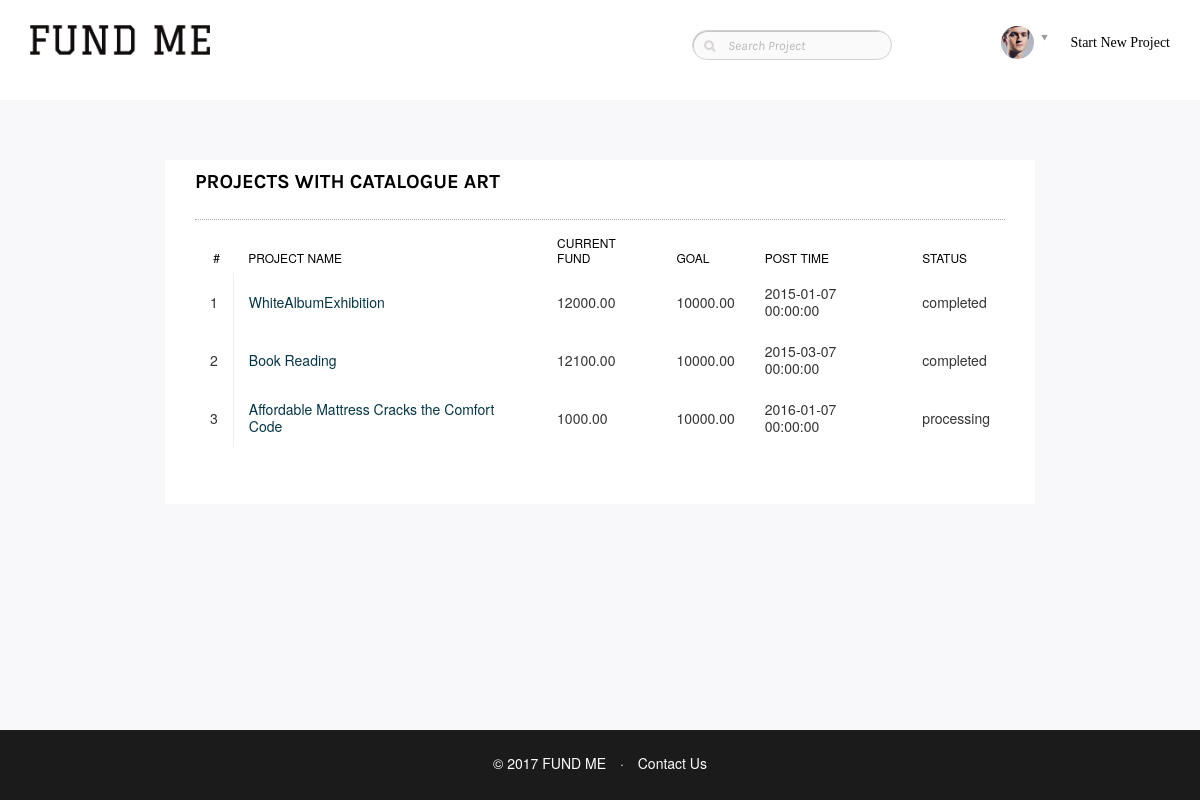
/db/cataloguedprojects.php?cat=art (signed in), run on the app's committed database.
### tables this page shows
CREATE TABLE `catalogued` (
  `catname` varchar(20) NOT NULL,
  `pid` INT UNSIGNED NOT NULL,
  PRIMARY KEY (`catname`,`pid`),
  CONSTRAINT `catalogued_ibfk_1` FOREIGN KEY (`catname`) REFERENCES `catalogue` (`catname`),
  CONSTRAINT `catalogued_ibfk_2` FOREIGN KEY (`pid`) REFERENCES `projects` (`pid`)
);

CREATE TABLE `projects` (
  `pid` INT UNSIGNED AUTO_INCREMENT NOT NULL,
  `pname` varchar(100) DEFAULT NULL,
  `pdescription` text DEFAULT NULL,
  `uid` varchar(40) NOT NULL,
  `minfund` decimal(10,2) DEFAULT NULL,
  `maxfund` decimal(10,2) DEFAULT NULL,
  `curfund` decimal(10,2) DEFAULT 0,
  `posttime` datetime NOT NULL,
  `endtime` datetime NOT NULL,
  `plannedtime` datetime NOT NULL,
  `completetime` datetime DEFAULT NULL,
  `pstatus` varchar(40) DEFAULT NULL,
  `creditcard` varchar(40) DEFAULT NULL,
  `filename` varchar(40) DEFAULT NULL,
  PRIMARY KEY (`pid`),
  CONSTRAINT `projects_ibfk_1` FOREIGN KEY (`uid`, `creditcard`) REFERENCES `cards` (`uid`,`cnumber`)
);

### db/helperfunction.inc (called while the page is built, shortened)
<?php
function getCataloguedProjects($mysqli, $catname) {
    $res = array();
    if ($stmt = $mysqli->prepare("select pid, pname, minfund,curfund,posttime,pstatus  from Project.Catalogued natural join Project.projects where catname=?")) {
        $stmt->bind_param('s', $catname);
        $stmt->execute();
        $stmt->bind_result($catpid, $catpname, $min, $cur, $posttime, $pstat);
        try {
            while ($stmt->fetch()) {
                array_push($res, array($catpid, $catpname, $min, $cur, $posttime, $pstat));
            }
        } catch (mysqli_sql_exception $e) {
            echo $e;
        } finally {
            $stmt->close();
        }
        return $res;
    }
}

### db/cataloguedprojects.php (the view, shortened to what this page needs)
<?php
require "helperfunction.inc";
$mysqli = new mysqli("localhost", "root", "123456", "", 3306);
if (isset($_SERVER["QUERY_STRING"])) {
    $catname = explode("=", $_SERVER["QUERY_STRING"])[1];
    if(isExistCatname($mysqli, $catname)) {
        $catres = getCataloguedProjects($mysqli, $catname);
    } else header("Location:404.php");
} else header("Location:404.php");
?>
<!DOCTYPE html>
<html lang="en">
<head>
    <link href="assets/css/bootstrap.min.css" rel="stylesheet">
    <link href="assets/css/bootstrap-theme.css" rel="stylesheet">
    <link href="assets/css/language-selector-remove-able-css.css" rel="stylesheet">
    <link href="assets/css/flexslider.css" rel="stylesheet">
    <link href="assets/css/style.css" rel="stylesheet">
    <link href="assets/css/plugin.css" rel="stylesheet">
    <link href="assets/css/responsive.css" rel="stylesheet">
    <link href="assets/css/menu.css" rel="stylesheet">
    <link href="assets/css/color.css" rel="stylesheet">
    <link href="assets/css/iconmoon.css" rel="stylesheet">
    <link href="assets/css/themetypo.css" rel="stylesheet">
    <link href="assets/css/widget.css" rel="stylesheet">
    <link rel="stylesheet" href="https://maxcdn.bootstrapcdn.com/bootstrap/3.3.7/css/bootstrap.min.css" />
</head>
<body>
<div class="wrapper">
    <?php require "header.php";?>
    <main id="main-content">
        <div class="main-section">
            <div class="page-section">
                <div class="profile-pages">
                    <div class="container">
                        <div class="row">
                            <div class="section-fullwidth col-lg-12">
                                <div class="cs-content-holder">
                                    <div class="row">
                                        <div class="cause-holder">
                                            <div class="col-lg-12">
                                                <div class="profile-block">
                                                    <div class="cs-profile-area">
                                                        <div class="cs-title">
                                                            <h4>PROJECTS WITH CATALOGUE <?php echo $catname;?></h4>
                                                        </div>
                                                        <div class="cs-profile-holder">
                                                            <div class="cs-table-holder">
                                                                <table>
                                                                    <thead>
                                                                    <tr>
                                                                        <th>#</th>
                                                                        <th>Project Name</th>
                                                                        <th>Current Fund</th>
                                                                        <th>Goal</th>
                                                                        <th>Post Time</th>
                                                                        <th>Status</th>
                                                                    </tr>
                                                                    </thead>
                                                                    <tbody>
                                                                    <?php
                                                                    $i = 1;
                                                                    foreach ($catres as $val) {
                                                                        list($catpid, $catpname, $min,$cur,$posttime,$pstat) = $val;
                                                                        echo "<tr><td>" . $i. "</td>";
                                                                        echo "<td><a href='projectdetail.php?id=".$catpid."'>".$catpname ."</a></td>";
                                                                        echo "<td>" . $cur . "</td>";
                                                                        echo "<td>" . $min . "</td>";
                                                                        echo "<td>" . $posttime . "</td>";
                                                                        echo "<td>" . $pstat . "</td></tr>";
                                                                        $i = $i + 1;
                                                                    }
                                                                    ?>
                                                                    </tbody>
                                                                </table>
                                                            </div>
                                                        </div>
                                                    </div>
                                                </div>
                                            </div>
                                        </div>
                                    </div>
                                </div>
                            </div>
                        </div>
                    </div>
                </div>
            </div>
        </div>
    </main>
    <?php require "footer.php";?>
</div>
</body>
</html>

### db/assets/css/style.css (style rules this page uses)
html, body { margin: 0px; padding: 0px; min-height: 100%; height: 100%; }

### db/assets/css/plugin.css (style rules this page uses)
.cause-holder { width: 900px; margin: 0 auto; }
.profile-block { margin: 0 0 35px; box-shadow: none; background-color: #ffffff; }
.cs-profile-area { background:#fff; margin:0 0 10px; padding:0 30px 30px; }
.cs-profile-area .cs-title { border-bottom: 1px dotted #acacac; padding: 10px 0 18px; }
.cs-title h3, .cs-title h2, .cs-title h4 { font-weight:700; overflow: hidden; font-size: 20px; line-height: 23px; text-transform: uppercase; }
.cs-profile-holder { display: inline-block; padding: 20px 0 0; width: 100%; }
.cs-table-holder { display: inline-block; padding: 0 0 20px; width: 100%; }
.cause-holder .cs-table-holder { margin: -15px 0 0; }
.cs-profile-holder table { margin:0; }
.cs-profile-holder table td { color:#333; font-size: 14px; line-height: 17px; border: none; padding: 12px 15px; text-align:left; vertical-align: middle; }
.cs-profile-holder table td:nth-child(2) { border-left:1px solid #ededed; }
.cs-profile-holder table td a { color: #063544; }
.cs-profile-holder table th { color:#000; font-weight: normal; font-size: 12px; line-height: 15px; padding: 10px 10px 8px 15px; text-align:left; text-transform: uppercase; border:none; background: #fff; }
.cs-profile-holder table tr:nth-child(even) { background: #fff; }
.cs-profile-holder table th:nth-child(odd) { background: #fff; }
.cs-profile-holder table th:first-child, .cs-profile-holder table td:first-child { text-align: center; width:24px; }

### db/assets/css/themetypo.css (style rules this page uses)
* { margin: 0px; padding: 0px; }
html, body { margin: 0px; padding: 0px; min-height: 100%; height: 100%; }
body { color: #555; font-family: 'Karla', sans-serif; font-size: 14px; font-weight: normal; line-height: 1.7 !important; outline: none; background-color: #fff; }
body h1, body h2, body h3, body h4, body h5, body h6 { color: #000000; font-family: 'Karla', sans-serif; font-style: normal; font-weight: 700; line-height: 1.5; margin: 0px 0px 8px 0px; }
h4 { font-size: 16px; }
a { color: #333333; text-decoration: none; outline: none; }
.main-section { padding-top: 10px; float: left; min-width: 100%; width:auto; min-height: 100%; }
.main-section:before { height:50px; }
.profile-pages { background-color: #f8f8fb; float: left; margin-top: -50px; padding-top: 40px; width: 100%; }
.element-size-100, .section-fullwidth { float: left; width: 100%; }
.page-section { float: left; width: 100%; padding:60px 0 0 0; }
.page-section:after { content: ""; display: block; height: 0px; }
[class*="col-md"], [class*="col-lg"] { display: inline-block; margin: 0 -4px 0 0; vertical-align: top; float: none; }
.wrapper { background-color: #f8f8fb; height: 100vh; display: flex; flex-direction: column; }
main { flex: 1; }
table { background-color: transparent; max-width: 100%; }
th { text-align: left; }
table { width: 100%; margin-bottom: 10px; }
table > thead > tr > th, table > tbody > tr > th, table > tfoot > tr > th, table > thead > tr > td, table > tbody > tr > td, table > tfoot > tr > td { border-top: 1px solid #d2d2d2; border: 1px solid #d2d2d2; line-height: 2.5; padding-left: 7px; vertical-align: top; }
table thead tr th { border-top: 1px solid #d2d2d2; }
table > thead > tr > th { border-bottom: 2px solid #d2d2d2; vertical-align: bottom; }
table > caption + thead > tr:first-child > th, table > colgroup + thead > tr:first-child > th, table > thead:first-child > tr:first-child > th, table > caption + thead > tr:first-child > td, table > colgroup + thead > tr:first-child > td, table > thead:first-child > tr:first-child > td { border-bottom: 0; }

### data on the page
catalogued: pid.pname "WhiteAlbumExhibition", pid.curfund "12000.00", pid.minfund "10000.00", pid.posttime "2015-01-07 00:00:00", pid.pstatus "completed"
catalogued: pid.pname "Book Reading", pid.curfund "12100.00", pid.minfund "10000.00", pid.posttime "2015-03-07 00:00:00", pid.pstatus "completed"
catalogued: pid.pname "Affordable Mattress Cracks the Comfort Code", pid.curfund "1000.00", pid.minfund "10000.00", pid.posttime "2016-01-07 00:00:00", pid.pstatus "processing"

### other printed values
$catname "ART"
